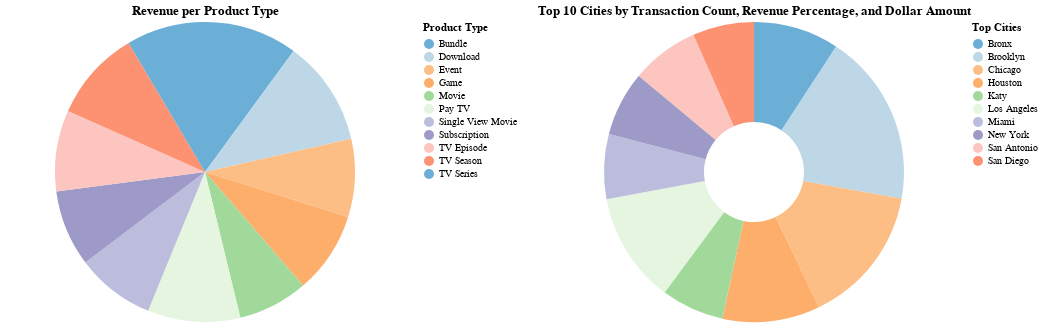

Notebook code for this chart:
### Code cell
display(md("### Visualization of Key Data"))

import pandas as pd
import altair as alt

# Assuming df is your DataFrame
data = df

# For the pie chart, visualize the revenue per product type
pie_data = data.groupby('product_type')['amt_usd'].sum().reset_index()

# Calculate total revenue by city
city_revenue = data.groupby('location_name')['amt_usd'].sum().reset_index()
total_revenue = city_revenue['amt_usd'].sum()
city_revenue['revenue_percentage'] = (city_revenue['amt_usd'] / total_revenue) * 100

# Get the transaction count for each city
city_transactions = data['location_name'].value_counts().reset_index()
city_transactions.columns = ['location_name', 'transactions']

# Merge the revenue percentage data with the transaction count data
top_cities = city_transactions.merge(city_revenue, on='location_name')

# Take the top 10 cities based on transaction count
top_cities = top_cities.head(10)

# Define a more subdued color scheme
subdued_colors = ['#6baed6', '#bdd7e7', '#fdbe85', '#fdae6b', '#a1d99b', '#e5f5e0', '#bcbddc', '#9e9ac8', '#fcc5c0', '#fc9272']

# Creating a pie chart with a legend to the right and the subdued color scheme, formatting numbers in USD
pie_chart = alt.Chart(pie_data).mark_arc().encode(
    theta=alt.Theta(field='amt_usd', type='quantitative'),
    color=alt.Color(field='product_type', type='nominal', legend=alt.Legend(title='Product Type', orient='right'), scale=alt.Scale(range=subdued_colors)),
    tooltip=[alt.Tooltip('product_type:N'), alt.Tooltip('amt_usd:Q', title='Revenue', format='$,.2f')]
).properties(title='Revenue per Product Type', width=400)

# Creating a donut chart for the top 10 cities with a legend to the right and the subdued color scheme
donut_chart = alt.Chart(top_cities).mark_arc(innerRadius=50).encode(
    theta=alt.Theta(field='transactions', type='quantitative'),
    color=alt.Color(field='location_name', type='nominal', legend=alt.Legend(title='Top Cities', orient='right'), scale=alt.Scale(range=subdued_colors)),
    tooltip=[alt.Tooltip('location_name:N'), 
             alt.Tooltip('transactions:Q', title='Transactions', format=','), 
             alt.Tooltip('revenue_percentage:Q', title='Revenue %', format='.2f'),
             alt.Tooltip('amt_usd:Q', title='Revenue', format='$,.2f')]
).properties(title='Top 10 Cities by Transaction Count, Revenue Percentage, and Dollar Amount', width=400)

# Combine the charts
combined_charts = alt.hconcat(
    pie_chart, donut_chart
).resolve_scale(
    color='independent'
).configure_view(
    stroke=None
)

# To display the charts in the notebook, if you're running Jupyter Notebook or JupyterLab
combined_charts

### Figure 1 — Vega-Lite specification as saved in the notebook (floating-point values rounded to 4 significant figures)
{"config": {"view": {"continuousWidth": 300, "continuousHeight": 300, "stroke": null}}, "hconcat": [{"data": {"name": "data-6cdcc3d61ec2066000c24335aa708938"}, "mark": {"type": "arc"}, "encoding": {"color": {"field": "product_type", "legend": {"orient": "right", "title": "Product Type"}, "scale": {"range": ["#6baed6", "#bdd7e7", "#fdbe85", "#fdae6b", "#a1d99b", "#e5f5e0", "#bcbddc", "#9e9ac8", "#fcc5c0", "#fc9272"]}, "type": "nominal"}, "theta": {"field": "amt_usd", "type": "quantitative"}, "tooltip": [{"field": "product_type", "type": "nominal"}, {"field": "amt_usd", "format": "$,.2f", "title": "Revenue", "type": "quantitative"}]}, "title": "Revenue per Product Type", "width": 400}, {"data": {"name": "data-d234b2f0f989d2d6ee22b57fc7847aad"}, "mark": {"type": "arc", "innerRadius": 50}, "encoding": {"color": {"field": "location_name", "legend": {"orient": "right", "title": "Top Cities"}, "scale": {"range": ["#6baed6", "#bdd7e7", "#fdbe85", "#fdae6b", "#a1d99b", "#e5f5e0", "#bcbddc", "#9e9ac8", "#fcc5c0", "#fc9272"]}, "type": "nominal"}, "theta": {"field": "transactions", "type": "quantitative"}, "tooltip": [{"field": "location_name", "type": "nominal"}, {"field": "transactions", "format": ",", "title": "Transactions", "type": "quantitative"}, {"field": "revenue_percentage", "format": ".2f", "title": "Revenue %", "type": "quantitative"}, {"field": "amt_usd", "format": "$,.2f", "title": "Revenue", "type": "quantitative"}]}, "title": "Top 10 Cities by Transaction Count, Revenue Percentage, and Dollar Amount", "width": 400}], "resolve": {"scale": {"color": "independent"}}, "$schema": "https://vega.github.io/schema/vega-lite/v5.15.1.json", "datasets": {"data-6cdcc3d61ec2066000c24335aa708938": [{"product_type": "Bundle                                                                                              ", "amt_usd": 22710.0}, {"product_type": "Download                                                                                            ", "amt_usd": 25710.0}, {"product_type": "Event                                                                                               ", "amt_usd": 18960.0}, {"product_type": "Game                                                                                                ", "amt_usd": 19930.0}, {"product_type": "Movie                                                                                               ", "amt_usd": 17040.0}, {"product_type": "Pay TV                                                                                              ", "amt_usd": 22530.0}, {"product_type": "Single View Movie                                                                                   ", "amt_usd": 19210.0}, {"product_type": "Subscription                                                                                        ", "amt_usd": 18550.0}, {"product_type": "TV Episode                                                                                          ", "amt_usd": 19750.0}, {"product_type": "TV Season                                                                                           ", "amt_usd": 22210.0}, {"product_type": "TV Series                                                                                           ", "amt_usd": 19190.0}], "data-d234b2f0f989d2d6ee22b57fc7847aad": [{"location_name": "Brooklyn", "transactions": 259, "amt_usd": 5236.0, "revenue_percentage": 2.319}, {"location_name": "Chicago", "transactions": 209, "amt_usd": 3709.0, "revenue_percentage": 1.643}, {"location_name": "Los Angeles", "transactions": 166, "amt_usd": 3314.0, "revenue_percentage": 1.468}, {"location_name": "Houston", "transactions": 146, "amt_usd": 2808.0, "revenue_percentage": 1.244}, {"location_name": "Bronx", "transactions": 128, "amt_usd": 2558.0, "revenue_percentage": 1.133}, {"location_name": "San Antonio", "transactions": 102, "amt_usd": 2052.0, "revenue_percentage": 0.9086}, {"location_name": "Miami", "transactions": 97, "amt_usd": 1957.0, "revenue_percentage": 0.8667}, {"location_name": "New York", "transactions": 97, "amt_usd": 1862.0, "revenue_percentage": 0.8248}, {"location_name": "Katy", "transactions": 94, "amt_usd": 1856.0, "revenue_percentage": 0.8221}, {"location_name": "San Diego", "transactions": 92, "amt_usd": 1826.0, "revenue_percentage": 0.8086}]}}
